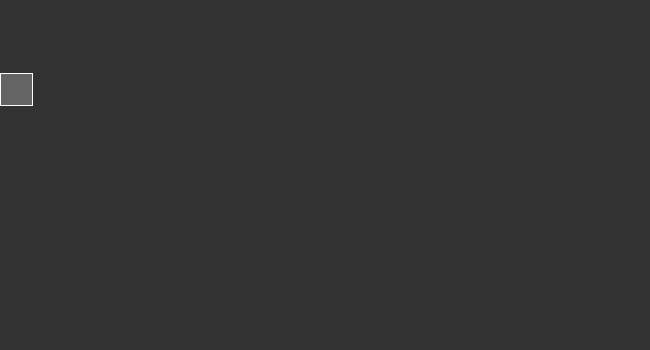
Frame 1 (no input)
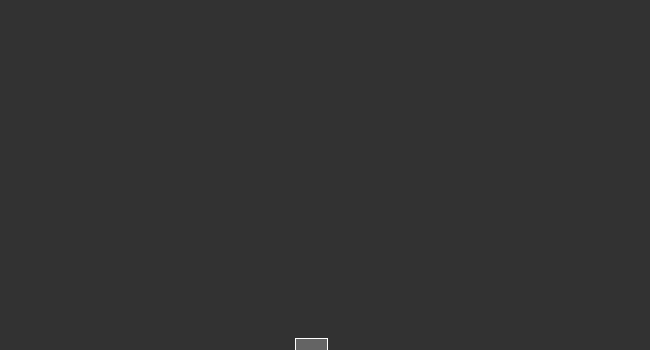
Frame 60 (the mouse pressed at the canvas centre just before this capture)
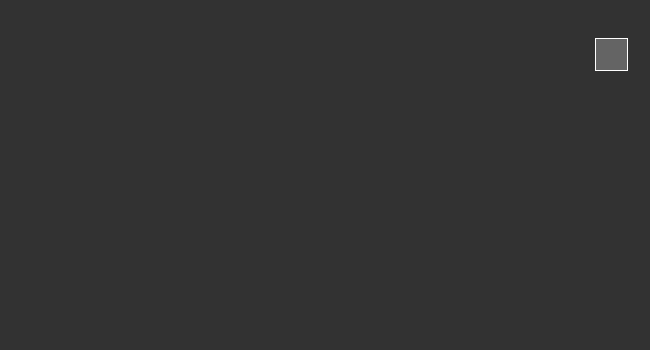
Frame 120 (the mouse held since frame 60 and released just before this capture)

The Processing sketch that drew these frames (run headless with seeded random() and noise(); from frame 60 on, the mouse is pressed at the canvas centre):

// Processing sketch: bouncing_ball
// ── bouncing_ball.pde
float circleX;
float xspeed = 5;
float circleY;
float yspeed = 5;

void setup()
{
  size(650, 350);
  circleX=0;
  circleY=73;
}

void draw()
{
  background(50);
  fill(100);
  stroke(255);
  rect(circleX,circleY, 32, 32);
  circleX = circleX + xspeed;
  circleY = circleY + yspeed;
  
  //if (circleX >= width)
  //{
  //  xspeed = -15;
  //}
  
  //if (circleX <= 0)
  //{
  //  xspeed = 20;
  //}
    if (circleX >= width || circleX <= 0)
    {
      xspeed = xspeed * -1;   
    }
    if (circleY >= height || circleY <= 0)
    { 
      yspeed = yspeed * -1; 
    }
}
